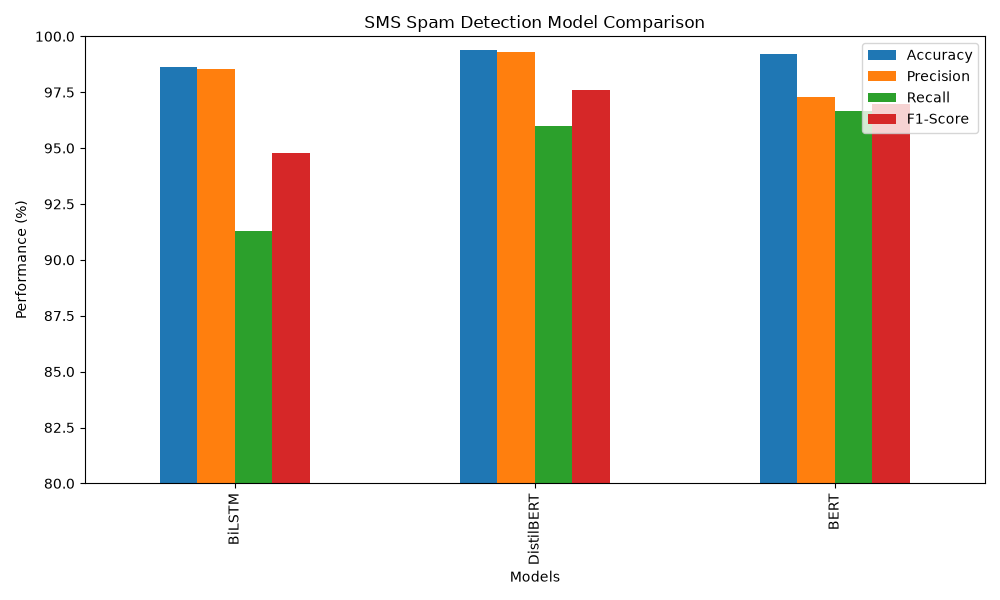

This figure's Python source:
import pandas as pd
import matplotlib.pyplot as plt


# Model performance results
results = {
    "Model": [
        "BiLSTM",
        "DistilBERT",
        "BERT"
    ],
    "Accuracy": [
        0.9865,
        0.9937,
        0.9919
    ],
    "Precision": [
        0.9855,
        0.9931,
        0.9730
    ],
    "Recall": [
        0.9128,
        0.9597,
        0.9664
    ],
    "F1-Score": [
        0.9477,
        0.9761,
        0.9697
    ]
}


# Create DataFrame
df = pd.DataFrame(results)

# Convert values to percentages
metrics = ["Accuracy", "Precision", "Recall", "F1-Score"]

for metric in metrics:
    df[metric] = df[metric] * 100


# Display comparison
print("\n======================================")
print("MODEL PERFORMANCE COMPARISON")
print("======================================")

print(
    df.to_string(
        index=False,
        formatters={
            "Accuracy": "{:.2f}%".format,
            "Precision": "{:.2f}%".format,
            "Recall": "{:.2f}%".format,
            "F1-Score": "{:.2f}%".format
        }
    )
)


# Find best model based on F1-score
best_model = df.loc[
    df["F1-Score"].idxmax(),
    "Model"
]

best_f1 = df["F1-Score"].max()


print("\n======================================")
print("BEST MODEL")
print("======================================")

print(f"Best Model : {best_model}")
print(f"F1-Score   : {best_f1:.2f}%")


# Create comparison chart
df_plot = df.set_index("Model")

df_plot[metrics].plot(
    kind="bar",
    figsize=(10, 6)
)

plt.title("SMS Spam Detection Model Comparison")
plt.xlabel("Models")
plt.ylabel("Performance (%)")
plt.ylim(80, 100)
plt.legend()
plt.tight_layout()

plt.savefig("model_comparison.png")

plt.show()


# Save comparison results
df.to_csv(
    "model_comparison.csv",
    index=False
)

print("\nFiles created successfully:")
print("- model_comparison.csv")
print("- model_comparison.png")
